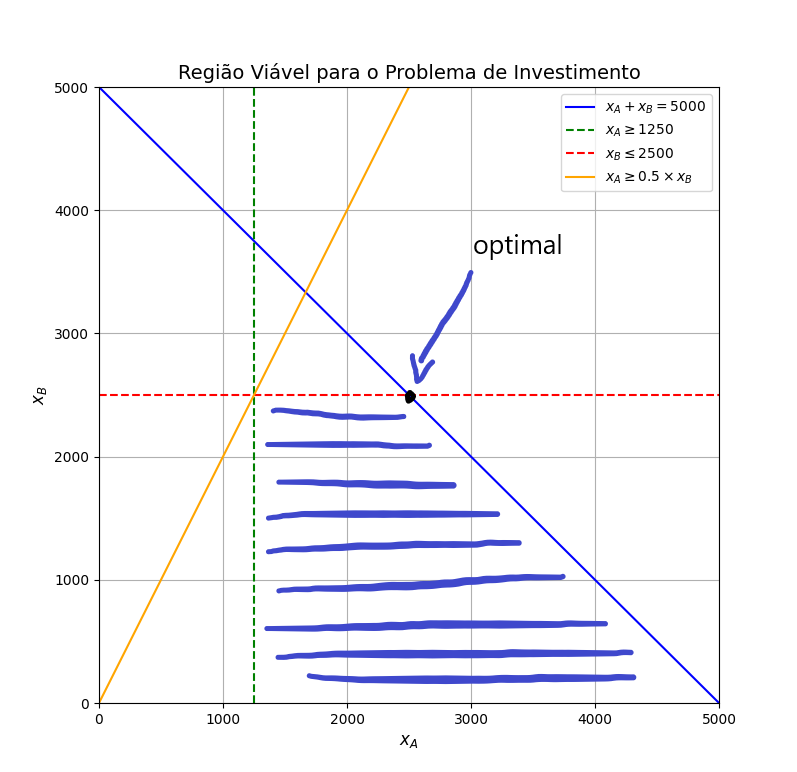

This chart was generated by the following Python code:
import numpy as np
import matplotlib.pyplot as plt

# Definindo o intervalo de valores para x_A e x_B
x_A_values = np.linspace(0, 5000, 400)

# Restrição 1: x_A + x_B = 5000
# x_B = 5000 - x_A
x_B1_values = 5000 - x_A_values

# Restrição 2: x_A >= 1250
# Essa restrição é uma linha vertical em x_A = 1250
x_A2 = 1250

# Restrição 3: x_B <= 2500
# Essa restrição é uma linha horizontal em x_B = 2500
x_B3 = 2500

# Restrição 4: x_A >= 0.5 * x_B
# x_A >= 0.5 * x_B -> x_A >= 0.5 * x_B
x_B4_values = 2 * x_A_values  # Rearranjando a equação para x_B = 2 * x_A

# Plotando as restrições
plt.figure(figsize=(8, 8))

# Gráfico da restrição x_A + x_B = 5000
plt.plot(x_A_values, x_B1_values, label=r'$x_A + x_B = 5000$', color='blue')

# Gráfico da restrição x_A >= 1250
plt.axvline(x_A2, color='green', linestyle='--', label=r'$x_A \geq 1250$')

# Gráfico da restrição x_B <= 2500
plt.axhline(x_B3, color='red', linestyle='--', label=r'$x_B \leq 2500$')

# Gráfico da restrição x_A >= 0.5 * x_B
plt.plot(x_A_values, x_B4_values, label=r'$x_A \geq 0.5 \times x_B$', color='orange')

# Definindo limites do gráfico
plt.xlim(0, 5000)
plt.ylim(0, 5000)

# Adicionando rótulos e título
plt.xlabel(r'$x_A$', fontsize=12)
plt.ylabel(r'$x_B$', fontsize=12)
plt.title('Região Viável para o Problema de Investimento', fontsize=14)

# Adicionando a legenda
plt.legend()

# Exibindo o gráfico
plt.grid(True)
plt.show()
